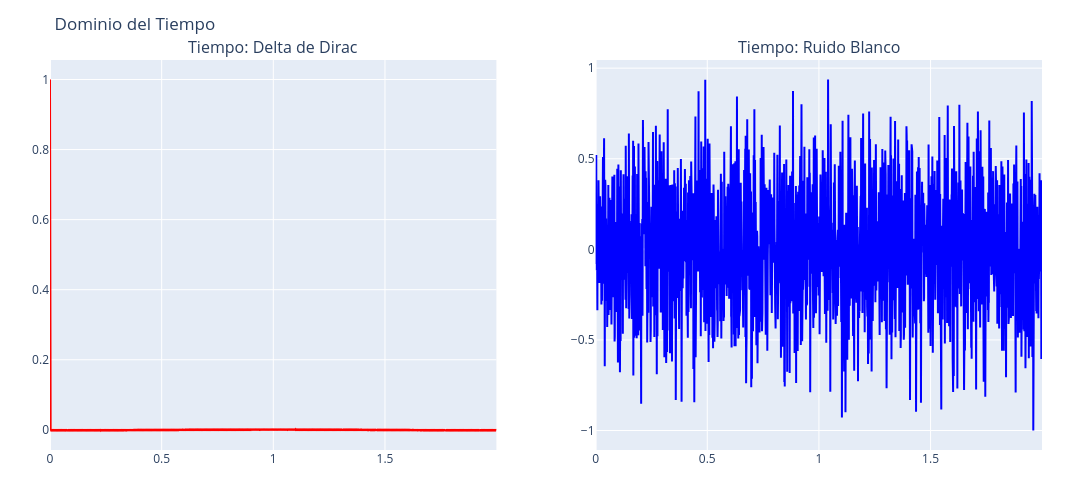

The cell this chart's notebook holds for it:
### Markdown cell above
## ⭕ Quest: Destruyendo la Coherencia de Fase

### Delta de Dirac
* Grafica el comportamiento en el dominio del tiempo $h(t)$ del **Pulso Delta  Dirac y Ruido Blanco Estocástico**. A pesar de estar constituido por cientos de oscilaciones continuas, las ondas se cancelan destructivamente en casi todo el tiempo excepto en $t = 0$. ¿Qué propiedad de la alineación de fase ($\phi_k = 0$) genera esta interferencia instantánea? <br>
$R:$ interferencia de ondas

### Code cell
fig_tiempo = make_subplots(rows=1, cols=2, subplot_titles=("Tiempo: Delta de Dirac", "Tiempo: Ruido Blanco"))

fig_tiempo.add_trace(go.Scatter(x=t, y=h_delta, mode='lines', name='Delta', line=dict(color='red')), row=1, col=1)
fig_tiempo.add_trace(go.Scatter(x=t, y=h_white, mode='lines', name='Ruido Blanco', line=dict(color='blue')), row=1, col=2)

fig_tiempo.update_layout(
    title_text="Dominio del Tiempo", 
    width=1500, 
    height=500, 
    autosize=False,
    margin=dict(l=50, r=50, t=60, b=50),
    showlegend=False
)
fig_tiempo.show()

### Figure 1 — Plotly figure (JSON) as saved in the notebook; plotly's stock layout.template omitted (floating-point values rounded to 4 significant figures; data arrays with more than 128 entries replaced by an {"elided": "..."} marker saying what was removed)
{"data": [{"line": {"color": "red"}, "mode": "lines", "name": "Delta", "type": "scatter", "x": {"elided": "2000 float values"}, "xaxis": "x", "y": {"elided": "2000 float values"}, "yaxis": "y"}, {"line": {"color": "blue"}, "mode": "lines", "name": "Ruido Blanco", "type": "scatter", "x": {"elided": "2000 float values"}, "xaxis": "x2", "y": {"elided": "2000 float values"}, "yaxis": "y2"}], "layout": {"annotations": [{"font": {"size": 16}, "showarrow": false, "text": "Tiempo: Delta de Dirac", "x": 0.225, "xanchor": "center", "xref": "paper", "y": 1, "yanchor": "bottom", "yref": "paper"}, {"font": {"size": 16}, "showarrow": false, "text": "Tiempo: Ruido Blanco", "x": 0.775, "xanchor": "center", "xref": "paper", "y": 1, "yanchor": "bottom", "yref": "paper"}], "autosize": false, "height": 500, "margin": {"b": 50, "l": 50, "r": 50, "t": 60}, "showlegend": false, "title": {"text": "Dominio del Tiempo"}, "width": 1500, "xaxis": {"anchor": "y", "domain": [0, 0.45]}, "xaxis2": {"anchor": "y2", "domain": [0.55, 1]}, "yaxis": {"anchor": "x", "domain": [0, 1]}, "yaxis2": {"anchor": "x2", "domain": [0, 1]}}}
